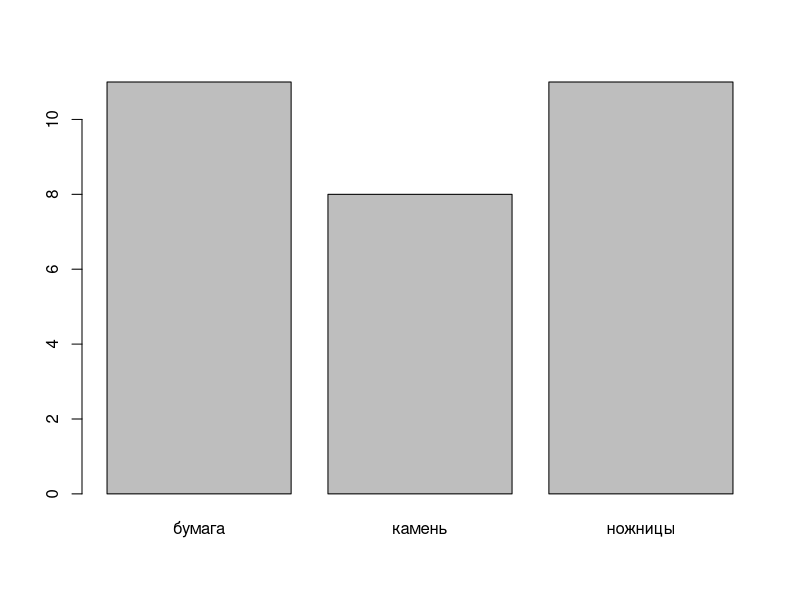
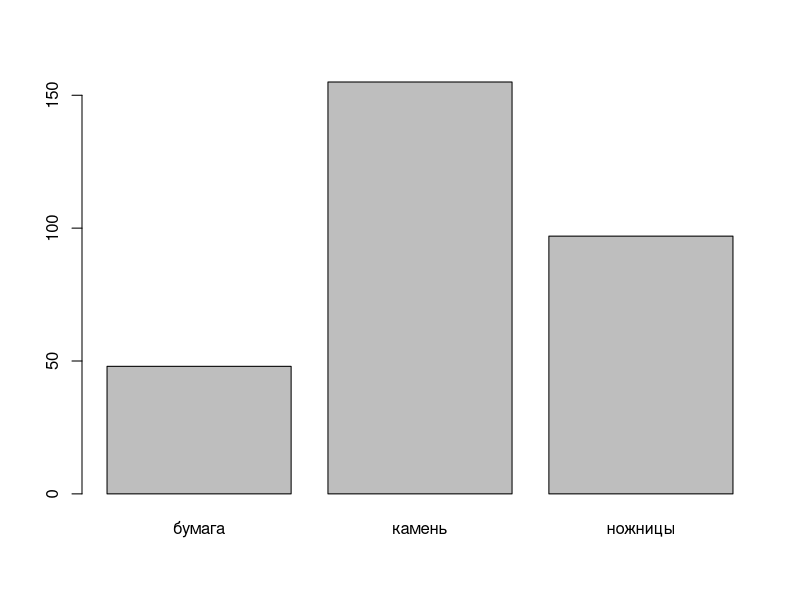
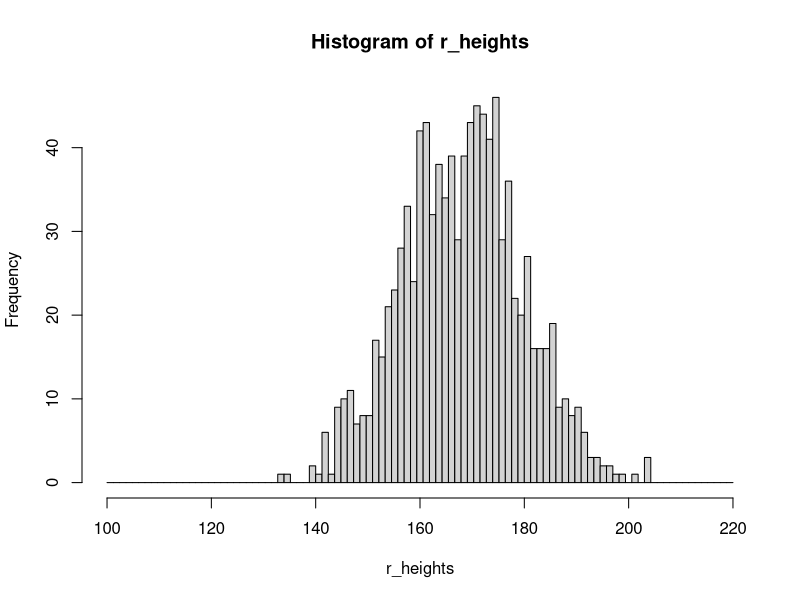
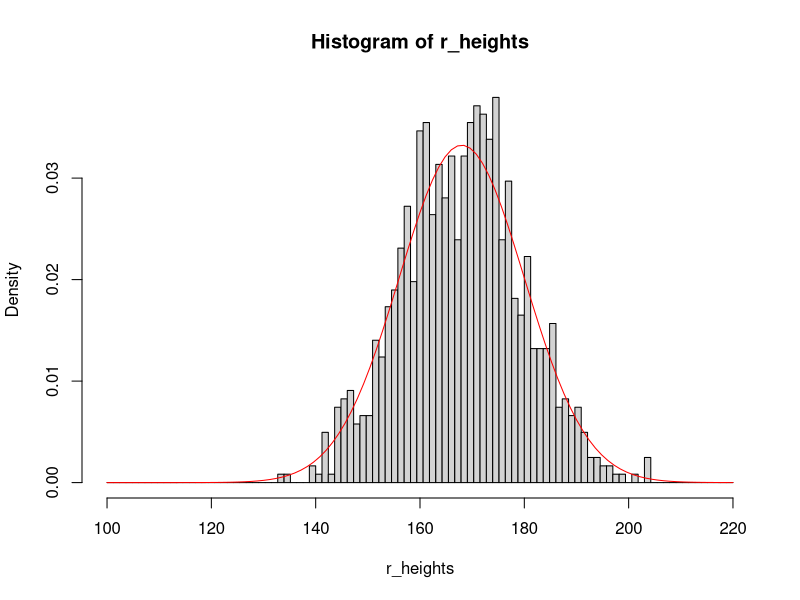

These charts were generated, in order, by the following R code:
## ---- chunk 1
punif(1.7,1,2)
## ---- chunk 2
qunif(0.7,1,2)
## ---- chunk 3

m_height <- 168
std_height <-12
(crit_height <- qnorm(p = 0.80 ,  mean = m_height,sd = std_height ) )

## ---- chunk 4
(r_heights <-  rnorm(1000,  mean = m_height,sd = std_height ))


## ---- chunk 5
mean(r_heights)
sd(r_heights)
quantile(r_heights)
median(r_heights)
summary(r_heights)
## ---- chunk 6
set.seed(123)
sort(sample(1:49,7))
## ---- chunk 7
set.seed(123)
sam1<-sample(c("камень","ножницы","бумага"),30,replace = T)
barplot(table(sam1))
## ---- chunk 8
set.seed(123)
sam1<-sample(c("камень","ножницы","бумага"),300,prob = c(1/2,1/3,1/6),replace = T)
barplot(table(sam1))
## ---- chunk 9
hist(r_heights,breaks = seq(from=100,to=220,length.out = 100))
## ---- chunk 10
hist(r_heights,breaks = seq(from=100,to=220,length.out = 100),freq = F)
curve(expr = dnorm(x,mean = m_height,sd=std_height),from = 100,to=220,add = T,col="red")
## ---- chunk 11
knitr::opts_chunk$set(warning = FALSE)
## ---- chunk 12
library(MASS)
var123=runif(10)
print(var123)
